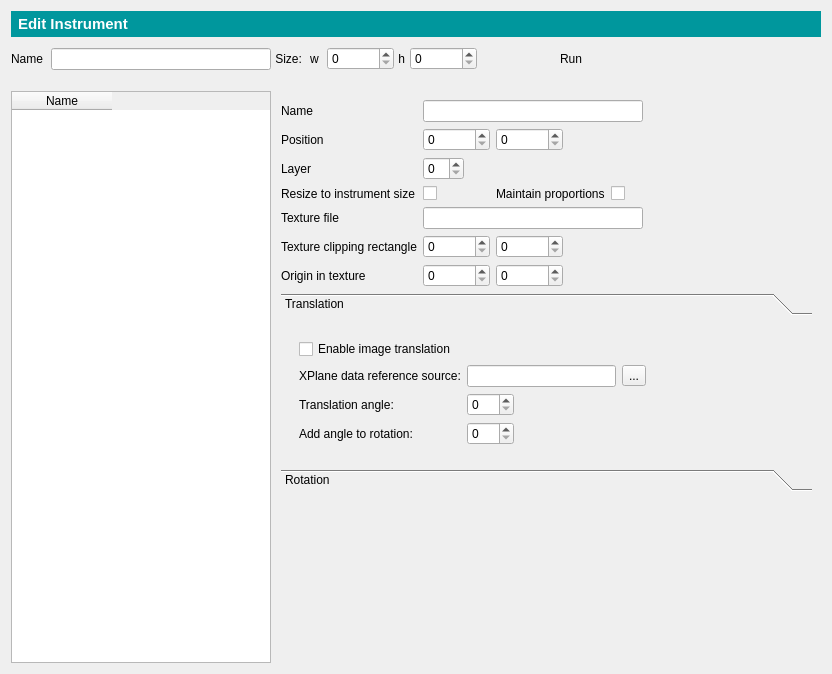
<?xml version="1.0" encoding="UTF-8"?>
<ui version="4.0">
 <class>instrumentEditForm</class>
 <widget class="QWidget" name="instrumentEditForm">
  <property name="geometry">
   <rect>
    <x>0</x>
    <y>0</y>
    <width>832</width>
    <height>674</height>
   </rect>
  </property>
  <property name="sizePolicy">
   <sizepolicy hsizetype="Expanding" vsizetype="Expanding">
    <horstretch>0</horstretch>
    <verstretch>0</verstretch>
   </sizepolicy>
  </property>
  <property name="windowTitle">
   <string>Form</string>
  </property>
  <layout class="QGridLayout" name="gridLayout">
   <property name="sizeConstraint">
    <enum>QLayout::SetDefaultConstraint</enum>
   </property>
   <property name="horizontalSpacing">
    <number>1</number>
   </property>
   <item row="3" column="7">
    <widget class="QLabel" name="label_4">
     <property name="sizePolicy">
      <sizepolicy hsizetype="Fixed" vsizetype="Preferred">
       <horstretch>0</horstretch>
       <verstretch>0</verstretch>
      </sizepolicy>
     </property>
     <property name="text">
      <string>w  </string>
     </property>
    </widget>
   </item>
   <item row="3" column="6">
    <widget class="QLabel" name="label">
     <property name="text">
      <string> Size:  </string>
     </property>
    </widget>
   </item>
   <item row="3" column="9">
    <widget class="QLabel" name="label_2">
     <property name="sizePolicy">
      <sizepolicy hsizetype="Fixed" vsizetype="Preferred">
       <horstretch>0</horstretch>
       <verstretch>0</verstretch>
      </sizepolicy>
     </property>
     <property name="text">
      <string> h </string>
     </property>
    </widget>
   </item>
   <item row="3" column="10">
    <widget class="QSpinBox" name="instrHeightSpinbox">
     <property name="maximum">
      <number>100000</number>
     </property>
    </widget>
   </item>
   <item row="0" column="0" colspan="18">
    <widget class="QLabel" name="label_8">
     <property name="maximumSize">
      <size>
       <width>16777215</width>
       <height>26</height>
      </size>
     </property>
     <property name="font">
      <font>
       <pointsize>11</pointsize>
       <bold>true</bold>
      </font>
     </property>
     <property name="styleSheet">
      <string notr="true">color: white;
background: rgb(0, 151, 157);
padding: 3px
</string>
     </property>
     <property name="text">
      <string>Edit Instrument</string>
     </property>
    </widget>
   </item>
   <item row="3" column="1" colspan="5">
    <widget class="QLineEdit" name="nameLineEdit">
     <property name="minimumSize">
      <size>
       <width>220</width>
       <height>0</height>
      </size>
     </property>
     <property name="maximumSize">
      <size>
       <width>350</width>
       <height>16777215</height>
      </size>
     </property>
    </widget>
   </item>
   <item row="3" column="13">
    <widget class="QLabel" name="label_14">
     <property name="text">
      <string>Run</string>
     </property>
    </widget>
   </item>
   <item row="3" column="8">
    <widget class="QSpinBox" name="instrWidthSpinbox">
     <property name="maximum">
      <number>100000</number>
     </property>
    </widget>
   </item>
   <item row="3" column="0">
    <widget class="QLabel" name="label_3">
     <property name="sizePolicy">
      <sizepolicy hsizetype="Minimum" vsizetype="Minimum">
       <horstretch>0</horstretch>
       <verstretch>0</verstretch>
      </sizepolicy>
     </property>
     <property name="layoutDirection">
      <enum>Qt::LeftToRight</enum>
     </property>
     <property name="text">
      <string>Name  </string>
     </property>
    </widget>
   </item>
   <item row="3" column="12">
    <widget class="QPushButton" name="runInstrumentButton">
     <property name="sizePolicy">
      <sizepolicy hsizetype="Fixed" vsizetype="Fixed">
       <horstretch>0</horstretch>
       <verstretch>0</verstretch>
      </sizepolicy>
     </property>
     <property name="minimumSize">
      <size>
       <width>32</width>
       <height>32</height>
      </size>
     </property>
     <property name="maximumSize">
      <size>
       <width>41</width>
       <height>32</height>
      </size>
     </property>
     <property name="autoFillBackground">
      <bool>false</bool>
     </property>
     <property name="text">
      <string/>
     </property>
     <property name="icon">
      <iconset resource="resources.qrc">
       <normaloff>:/newPrefix/play.png</normaloff>:/newPrefix/play.png</iconset>
     </property>
     <property name="iconSize">
      <size>
       <width>64</width>
       <height>64</height>
      </size>
     </property>
     <property name="autoDefault">
      <bool>false</bool>
     </property>
     <property name="default">
      <bool>false</bool>
     </property>
     <property name="flat">
      <bool>true</bool>
     </property>
    </widget>
   </item>
   <item row="3" column="15">
    <spacer name="horizontalSpacer">
     <property name="orientation">
      <enum>Qt::Horizontal</enum>
     </property>
     <property name="sizeHint" stdset="0">
      <size>
       <width>40</width>
       <height>20</height>
      </size>
     </property>
    </spacer>
   </item>
   <item row="5" column="0">
    <spacer name="verticalSpacer_2">
     <property name="orientation">
      <enum>Qt::Vertical</enum>
     </property>
     <property name="sizeType">
      <enum>QSizePolicy::Fixed</enum>
     </property>
     <property name="sizeHint" stdset="0">
      <size>
       <width>20</width>
       <height>10</height>
      </size>
     </property>
    </spacer>
   </item>
   <item row="6" column="6" rowspan="4" colspan="12">
    <widget class="QWidget" name="instrComponentEditPane" native="true">
     <property name="sizePolicy">
      <sizepolicy hsizetype="MinimumExpanding" vsizetype="Expanding">
       <horstretch>0</horstretch>
       <verstretch>0</verstretch>
      </sizepolicy>
     </property>
     <property name="minimumSize">
      <size>
       <width>300</width>
       <height>0</height>
      </size>
     </property>
     <layout class="QGridLayout" name="gridLayout_2">
      <item row="4" column="1">
       <widget class="QCheckBox" name="checkBox_resizetoinstrument">
        <property name="text">
         <string/>
        </property>
       </widget>
      </item>
      <item row="1" column="2">
       <widget class="QSpinBox" name="spinBox_posy">
        <property name="sizePolicy">
         <sizepolicy hsizetype="Fixed" vsizetype="Fixed">
          <horstretch>0</horstretch>
          <verstretch>0</verstretch>
         </sizepolicy>
        </property>
        <property name="maximum">
         <number>100000</number>
        </property>
       </widget>
      </item>
      <item row="1" column="1">
       <widget class="QSpinBox" name="spinBox_posx">
        <property name="sizePolicy">
         <sizepolicy hsizetype="Fixed" vsizetype="Fixed">
          <horstretch>0</horstretch>
          <verstretch>0</verstretch>
         </sizepolicy>
        </property>
        <property name="buttonSymbols">
         <enum>QAbstractSpinBox::UpDownArrows</enum>
        </property>
        <property name="maximum">
         <number>100000</number>
        </property>
       </widget>
      </item>
      <item row="6" column="1" colspan="3">
       <widget class="QLineEdit" name="lineEdit_textureFile"/>
      </item>
      <item row="0" column="0">
       <widget class="QLabel" name="label_5">
        <property name="text">
         <string>Name </string>
        </property>
       </widget>
      </item>
      <item row="13" column="0">
       <spacer name="verticalSpacer_3">
        <property name="orientation">
         <enum>Qt::Vertical</enum>
        </property>
        <property name="sizeHint" stdset="0">
         <size>
          <width>20</width>
          <height>40</height>
         </size>
        </property>
       </spacer>
      </item>
      <item row="2" column="0">
       <widget class="QLabel" name="label_7">
        <property name="text">
         <string>Layer</string>
        </property>
       </widget>
      </item>
      <item row="2" column="1">
       <widget class="QSpinBox" name="spinBox_layer">
        <property name="sizePolicy">
         <sizepolicy hsizetype="Fixed" vsizetype="Fixed">
          <horstretch>0</horstretch>
          <verstretch>0</verstretch>
         </sizepolicy>
        </property>
        <property name="maximum">
         <number>10</number>
        </property>
       </widget>
      </item>
      <item row="11" column="1">
       <widget class="QSpinBox" name="spinBox_textorigx">
        <property name="sizePolicy">
         <sizepolicy hsizetype="Fixed" vsizetype="Fixed">
          <horstretch>0</horstretch>
          <verstretch>0</verstretch>
         </sizepolicy>
        </property>
        <property name="maximum">
         <number>100000</number>
        </property>
       </widget>
      </item>
      <item row="8" column="2">
       <widget class="QSpinBox" name="spinBox_textcliph">
        <property name="sizePolicy">
         <sizepolicy hsizetype="Fixed" vsizetype="Fixed">
          <horstretch>0</horstretch>
          <verstretch>0</verstretch>
         </sizepolicy>
        </property>
        <property name="maximum">
         <number>100000</number>
        </property>
       </widget>
      </item>
      <item row="8" column="4">
       <spacer name="horizontalSpacer_2">
        <property name="orientation">
         <enum>Qt::Horizontal</enum>
        </property>
        <property name="sizeHint" stdset="0">
         <size>
          <width>40</width>
          <height>20</height>
         </size>
        </property>
       </spacer>
      </item>
      <item row="4" column="0">
       <widget class="QLabel" name="label_12">
        <property name="text">
         <string>Resize to instrument size</string>
        </property>
       </widget>
      </item>
      <item row="6" column="0">
       <widget class="QLabel" name="label_6">
        <property name="text">
         <string>Texture file</string>
        </property>
       </widget>
      </item>
      <item row="8" column="1">
       <widget class="QSpinBox" name="spinBox_textclipw">
        <property name="sizePolicy">
         <sizepolicy hsizetype="Fixed" vsizetype="Fixed">
          <horstretch>0</horstretch>
          <verstretch>0</verstretch>
         </sizepolicy>
        </property>
        <property name="maximum">
         <number>100000</number>
        </property>
       </widget>
      </item>
      <item row="1" column="0">
       <widget class="QLabel" name="label_9">
        <property name="text">
         <string>Position</string>
        </property>
       </widget>
      </item>
      <item row="0" column="1" colspan="3">
       <widget class="QLineEdit" name="lineEdit_compName">
        <property name="minimumSize">
         <size>
          <width>220</width>
          <height>0</height>
         </size>
        </property>
       </widget>
      </item>
      <item row="8" column="0">
       <widget class="QLabel" name="label_10">
        <property name="text">
         <string>Texture clipping rectangle</string>
        </property>
       </widget>
      </item>
      <item row="11" column="2">
       <widget class="QSpinBox" name="spinBox_textorigy">
        <property name="sizePolicy">
         <sizepolicy hsizetype="Fixed" vsizetype="Fixed">
          <horstretch>0</horstretch>
          <verstretch>0</verstretch>
         </sizepolicy>
        </property>
        <property name="maximum">
         <number>100000</number>
        </property>
       </widget>
      </item>
      <item row="12" column="0" colspan="5">
       <widget class="QToolBox" name="toolBox">
        <property name="frameShadow">
         <enum>QFrame::Plain</enum>
        </property>
        <property name="currentIndex">
         <number>0</number>
        </property>
        <widget class="QWidget" name="page_3">
         <property name="geometry">
          <rect>
           <x>0</x>
           <y>0</y>
           <width>519</width>
           <height>140</height>
          </rect>
         </property>
         <attribute name="label">
          <string>Translation</string>
         </attribute>
         <layout class="QVBoxLayout" name="verticalLayout">
          <item>
           <widget class="QWidget" name="widget" native="true">
            <property name="sizePolicy">
             <sizepolicy hsizetype="Expanding" vsizetype="Expanding">
              <horstretch>0</horstretch>
              <verstretch>0</verstretch>
             </sizepolicy>
            </property>
            <layout class="QGridLayout" name="gridLayout_3">
             <item row="4" column="0">
              <widget class="QLabel" name="label_16">
               <property name="text">
                <string>Add angle to rotation:</string>
               </property>
              </widget>
             </item>
             <item row="0" column="0" colspan="2">
              <widget class="QCheckBox" name="checkBox">
               <property name="text">
                <string>Enable image translation</string>
               </property>
              </widget>
             </item>
             <item row="2" column="0">
              <widget class="QLabel" name="label_17">
               <property name="text">
                <string>XPlane data reference source:</string>
               </property>
              </widget>
             </item>
             <item row="2" column="3">
              <spacer name="horizontalSpacer_3">
               <property name="orientation">
                <enum>Qt::Horizontal</enum>
               </property>
               <property name="sizeHint" stdset="0">
                <size>
                 <width>40</width>
                 <height>20</height>
                </size>
               </property>
              </spacer>
             </item>
             <item row="3" column="1">
              <widget class="QSpinBox" name="spinBox">
               <property name="sizePolicy">
                <sizepolicy hsizetype="Fixed" vsizetype="Fixed">
                 <horstretch>0</horstretch>
                 <verstretch>0</verstretch>
                </sizepolicy>
               </property>
               <property name="maximum">
                <number>360</number>
               </property>
              </widget>
             </item>
             <item row="3" column="0">
              <widget class="QLabel" name="label_15">
               <property name="text">
                <string>Translation angle:</string>
               </property>
              </widget>
             </item>
             <item row="2" column="1">
              <widget class="QLineEdit" name="lineEdit">
               <property name="maximumSize">
                <size>
                 <width>220</width>
                 <height>16777215</height>
                </size>
               </property>
              </widget>
             </item>
             <item row="4" column="1">
              <widget class="QSpinBox" name="spinBox_2">
               <property name="sizePolicy">
                <sizepolicy hsizetype="Fixed" vsizetype="Fixed">
                 <horstretch>0</horstretch>
                 <verstretch>0</verstretch>
                </sizepolicy>
               </property>
               <property name="maximum">
                <number>360</number>
               </property>
              </widget>
             </item>
             <item row="2" column="2">
              <widget class="QToolButton" name="toolButton">
               <property name="text">
                <string>...</string>
               </property>
              </widget>
             </item>
            </layout>
           </widget>
          </item>
         </layout>
        </widget>
        <widget class="QWidget" name="page_4">
         <property name="geometry">
          <rect>
           <x>0</x>
           <y>0</y>
           <width>536</width>
           <height>118</height>
          </rect>
         </property>
         <attribute name="label">
          <string>Rotation</string>
         </attribute>
        </widget>
       </widget>
      </item>
      <item row="11" column="0">
       <widget class="QLabel" name="label_11">
        <property name="text">
         <string>Origin in texture</string>
        </property>
       </widget>
      </item>
      <item row="4" column="2">
       <widget class="QLabel" name="label_13">
        <property name="text">
         <string>Maintain proportions</string>
        </property>
       </widget>
      </item>
      <item row="4" column="3">
       <widget class="QCheckBox" name="checkBox_maintainProportions">
        <property name="text">
         <string/>
        </property>
       </widget>
      </item>
     </layout>
    </widget>
   </item>
   <item row="6" column="0" rowspan="4" colspan="6">
    <widget class="QTableWidget" name="componentsTable">
     <property name="maximumSize">
      <size>
       <width>16777215</width>
       <height>16777215</height>
      </size>
     </property>
     <column>
      <property name="text">
       <string>Name</string>
      </property>
     </column>
    </widget>
   </item>
   <item row="3" column="11">
    <spacer name="horizontalSpacer_4">
     <property name="orientation">
      <enum>Qt::Horizontal</enum>
     </property>
     <property name="sizeType">
      <enum>QSizePolicy::Fixed</enum>
     </property>
     <property name="sizeHint" stdset="0">
      <size>
       <width>40</width>
       <height>20</height>
      </size>
     </property>
    </spacer>
   </item>
  </layout>
 </widget>
 <resources>
  <include location="resources.qrc"/>
 </resources>
 <connections>
  <connection>
   <sender>nameLineEdit</sender>
   <signal>editingFinished()</signal>
   <receiver>instrumentEditForm</receiver>
   <slot>updateInstrumentConfig()</slot>
   <hints>
    <hint type="sourcelabel">
     <x>234</x>
     <y>58</y>
    </hint>
    <hint type="destinationlabel">
     <x>239</x>
     <y>-7</y>
    </hint>
   </hints>
  </connection>
  <connection>
   <sender>instrWidthSpinbox</sender>
   <signal>editingFinished()</signal>
   <receiver>instrumentEditForm</receiver>
   <slot>updateInstrumentConfig()</slot>
   <hints>
    <hint type="sourcelabel">
     <x>355</x>
     <y>58</y>
    </hint>
    <hint type="destinationlabel">
     <x>155</x>
     <y>-9</y>
    </hint>
   </hints>
  </connection>
  <connection>
   <sender>instrHeightSpinbox</sender>
   <signal>editingFinished()</signal>
   <receiver>instrumentEditForm</receiver>
   <slot>updateInstrumentConfig()</slot>
   <hints>
    <hint type="sourcelabel">
     <x>411</x>
     <y>61</y>
    </hint>
    <hint type="destinationlabel">
     <x>182</x>
     <y>1</y>
    </hint>
   </hints>
  </connection>
  <connection>
   <sender>runInstrumentButton</sender>
   <signal>clicked()</signal>
   <receiver>instrumentEditForm</receiver>
   <slot>run()</slot>
   <hints>
    <hint type="sourcelabel">
     <x>514</x>
     <y>58</y>
    </hint>
    <hint type="destinationlabel">
     <x>415</x>
     <y>7</y>
    </hint>
   </hints>
  </connection>
  <connection>
   <sender>componentsTable</sender>
   <signal>itemSelectionChanged()</signal>
   <receiver>instrumentEditForm</receiver>
   <slot>refreshComponentConfigView()</slot>
   <hints>
    <hint type="sourcelabel">
     <x>267</x>
     <y>220</y>
    </hint>
    <hint type="destinationlabel">
     <x>477</x>
     <y>6</y>
    </hint>
   </hints>
  </connection>
  <connection>
   <sender>spinBox_posx</sender>
   <signal>editingFinished()</signal>
   <receiver>instrumentEditForm</receiver>
   <slot>updateComponentConfig()</slot>
   <hints>
    <hint type="sourcelabel">
     <x>452</x>
     <y>141</y>
    </hint>
    <hint type="destinationlabel">
     <x>667</x>
     <y>1</y>
    </hint>
   </hints>
  </connection>
  <connection>
   <sender>spinBox_posy</sender>
   <signal>editingFinished()</signal>
   <receiver>instrumentEditForm</receiver>
   <slot>updateComponentConfig()</slot>
   <hints>
    <hint type="sourcelabel">
     <x>503</x>
     <y>149</y>
    </hint>
    <hint type="destinationlabel">
     <x>713</x>
     <y>-15</y>
    </hint>
   </hints>
  </connection>
  <connection>
   <sender>spinBox_layer</sender>
   <signal>editingFinished()</signal>
   <receiver>instrumentEditForm</receiver>
   <slot>updateComponentConfig()</slot>
   <hints>
    <hint type="sourcelabel">
     <x>431</x>
     <y>169</y>
    </hint>
    <hint type="destinationlabel">
     <x>650</x>
     <y>-29</y>
    </hint>
   </hints>
  </connection>
  <connection>
   <sender>checkBox_resizetoinstrument</sender>
   <signal>stateChanged(int)</signal>
   <receiver>instrumentEditForm</receiver>
   <slot>updateComponentConfig()</slot>
   <hints>
    <hint type="sourcelabel">
     <x>430</x>
     <y>194</y>
    </hint>
    <hint type="destinationlabel">
     <x>623</x>
     <y>-8</y>
    </hint>
   </hints>
  </connection>
  <connection>
   <sender>checkBox_maintainProportions</sender>
   <signal>stateChanged(int)</signal>
   <receiver>instrumentEditForm</receiver>
   <slot>updateComponentConfig()</slot>
   <hints>
    <hint type="sourcelabel">
     <x>612</x>
     <y>194</y>
    </hint>
    <hint type="destinationlabel">
     <x>580</x>
     <y>-20</y>
    </hint>
   </hints>
  </connection>
  <connection>
   <sender>lineEdit_textureFile</sender>
   <signal>editingFinished()</signal>
   <receiver>instrumentEditForm</receiver>
   <slot>updateComponentConfig()</slot>
   <hints>
    <hint type="sourcelabel">
     <x>557</x>
     <y>225</y>
    </hint>
    <hint type="destinationlabel">
     <x>441</x>
     <y>2</y>
    </hint>
   </hints>
  </connection>
  <connection>
   <sender>spinBox_textclipw</sender>
   <signal>editingFinished()</signal>
   <receiver>instrumentEditForm</receiver>
   <slot>updateComponentConfig()</slot>
   <hints>
    <hint type="sourcelabel">
     <x>446</x>
     <y>249</y>
    </hint>
    <hint type="destinationlabel">
     <x>457</x>
     <y>-55</y>
    </hint>
   </hints>
  </connection>
  <connection>
   <sender>spinBox_textcliph</sender>
   <signal>editingFinished()</signal>
   <receiver>instrumentEditForm</receiver>
   <slot>updateComponentConfig()</slot>
   <hints>
    <hint type="sourcelabel">
     <x>509</x>
     <y>252</y>
    </hint>
    <hint type="destinationlabel">
     <x>555</x>
     <y>-79</y>
    </hint>
   </hints>
  </connection>
  <connection>
   <sender>spinBox_textorigx</sender>
   <signal>editingFinished()</signal>
   <receiver>instrumentEditForm</receiver>
   <slot>updateComponentConfig()</slot>
   <hints>
    <hint type="sourcelabel">
     <x>457</x>
     <y>279</y>
    </hint>
    <hint type="destinationlabel">
     <x>545</x>
     <y>-45</y>
    </hint>
   </hints>
  </connection>
  <connection>
   <sender>spinBox_textorigy</sender>
   <signal>editingFinished()</signal>
   <receiver>instrumentEditForm</receiver>
   <slot>updateComponentConfig()</slot>
   <hints>
    <hint type="sourcelabel">
     <x>524</x>
     <y>275</y>
    </hint>
    <hint type="destinationlabel">
     <x>643</x>
     <y>-61</y>
    </hint>
   </hints>
  </connection>
 </connections>
 <slots>
  <slot>addCommand()</slot>
  <slot>rmCommand()</slot>
  <slot>addDataref()</slot>
  <slot>rmDataref()</slot>
  <slot>editXPCommand()</slot>
  <slot>updateXMLdata()</slot>
  <slot>testCommands()</slot>
  <slot>updatePin()</slot>
  <slot>editXPDataref()</slot>
  <slot>testDatarefs()</slot>
  <slot>activateSave()</slot>
  <slot>updateInstrumentConfig()</slot>
  <slot>run()</slot>
  <slot>refreshComponentConfigView()</slot>
  <slot>updateComponentConfig()</slot>
 </slots>
</ui>
